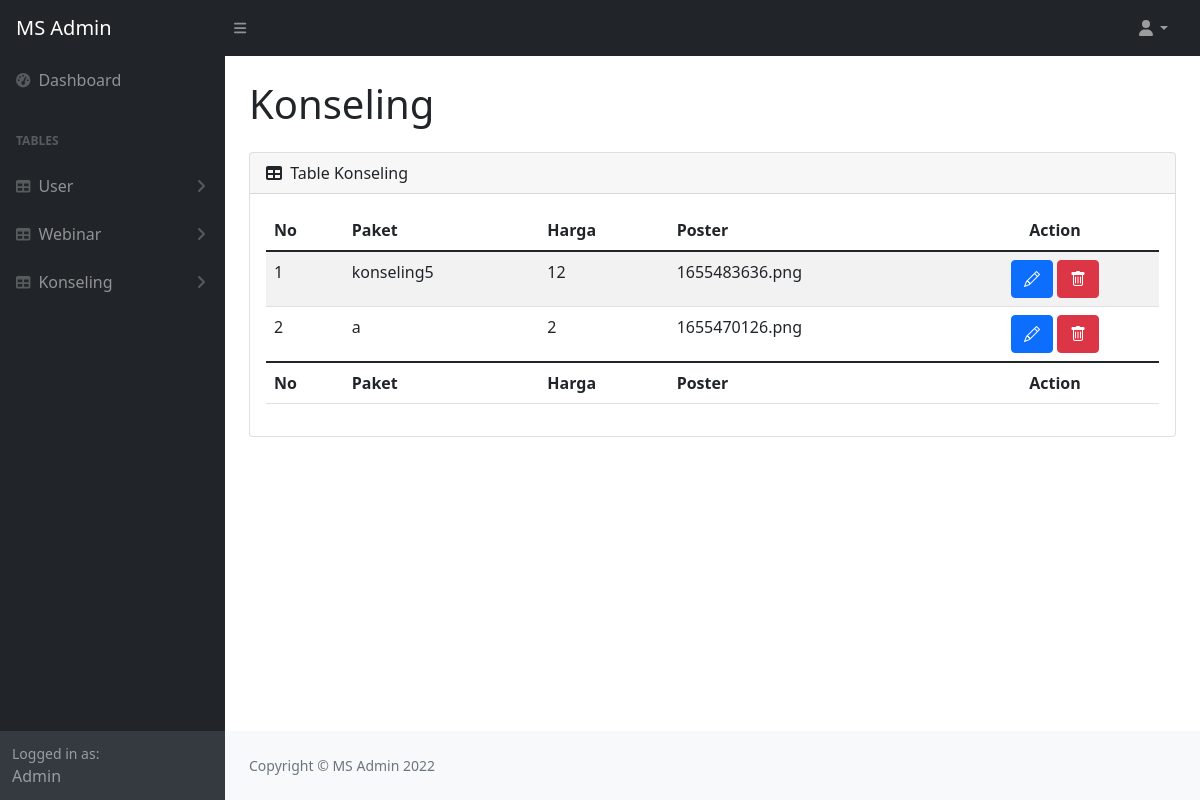
/admin/app_admin.php?page=konseling_table (signed in), run on an earlier commit of the app's database.
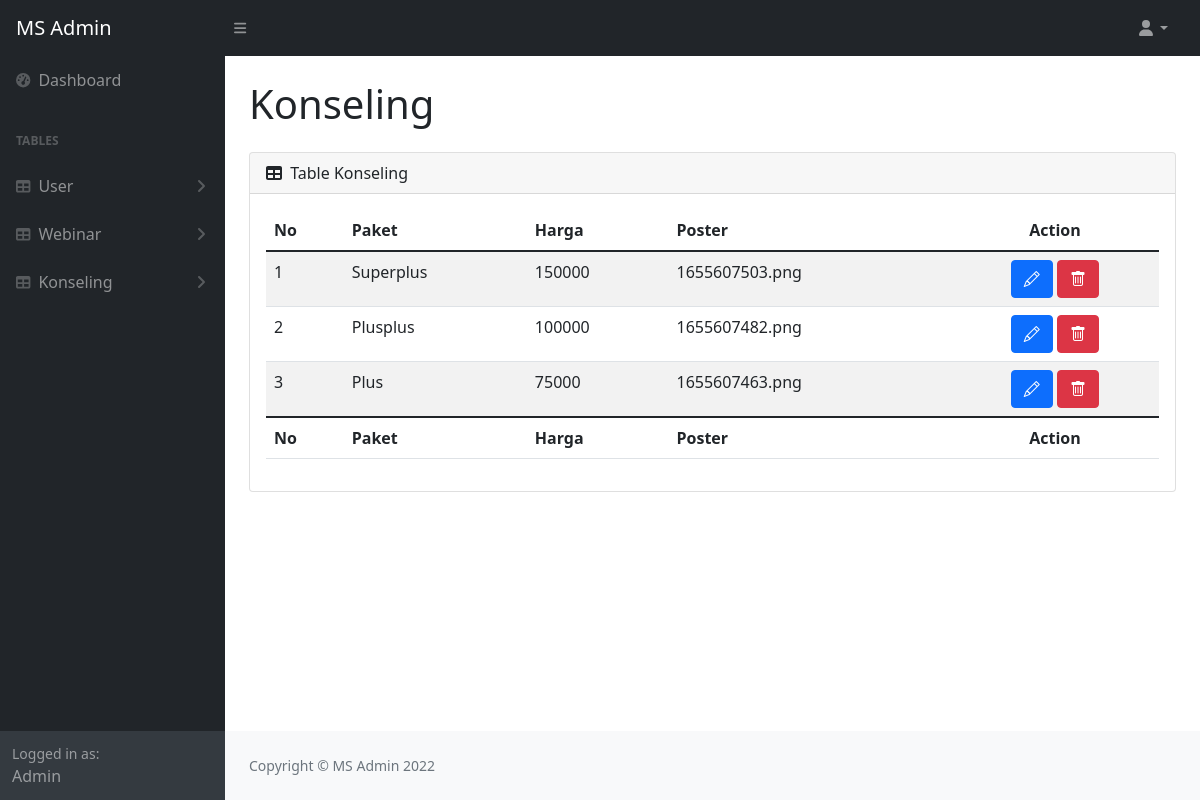
And on a later commit of the database.
### tables this page shows
CREATE TABLE `konseling` (
  `id` int(11) NOT NULL,
  `admin` int(11) NOT NULL,
  `paket` varchar(64) NOT NULL,
  `harga` int(11) NOT NULL,
  `poster` varchar(255) NOT NULL
);

### admin/konseling_table.php (the view, shortened to what this page needs)
<main>
    <div class="container-fluid px-4">
        <h1 class="mt-4 mb-4">Konseling</h1>
        <div class="card mt-2">
            <div class="card-header">
                <i class="fas fa-table me-1"></i>
                Table Konseling
            </div>
            <div class="card-body">
                <table id="datatablesSimple" class="table table-striped">
                    <thead>
                        <tr>
                            <th>No</th>
                            <th>Paket</th>
                            <th>Harga</th>
                            <th>Poster</th>
                            <th class="text-center">Action</th>
                        </tr>
                    </thead>
                    <tfoot>
                        <tr>
                            <th>No</th>
                            <th>Paket</th>
                            <th>Harga</th>
                            <th>Poster</th>
                            <th class="text-center">Action</th>
                        </tr>
                    </tfoot>
                    <tbody>
                        <?php
                        include "connect.php";
                        $i = 1;
                        $sql = "SELECT * FROM konseling ORDER BY id DESC";
                        $hasil = mysqli_query($conn, $sql);
                        while ($row = mysqli_fetch_array($hasil)) {
                        ?>
                            <tr>
                                <td><?= $i++ ?></td>
                                <td><?= $row['paket'] ?></td>
                                <td><?= $row['harga'] ?></td>
                                <td><?= $row['poster'] ?></td>
                                <td class="text-center">
                                    <a href="app_admin.php?page=page_edit_konseling&id=<?= $row['id'] ?>" class="btn btn-primary bi bi-pencil"></a>
                                    <a href="delete_konseling.php?id=<?= $row['id'] ?>" class="btn btn-danger bi bi-trash"></a>
                                </td>
                            </tr>
                        <?php } ?>
                    </tbody>
                </table>
            </div>
        </div>
    </div>
</main>

What changed in the data, as far as the page shows it:
removed konseling: paket "konseling5", harga "12", poster "1655483636.png"
removed konseling: paket "a", harga "2", poster "1655470126.png"
added konseling: paket "Superplus", harga "150000", poster "1655607503.png"
added konseling: paket "Plusplus", harga "100000", poster "1655607482.png"
added konseling: paket "Plus", harga "75000", poster "1655607463.png"
